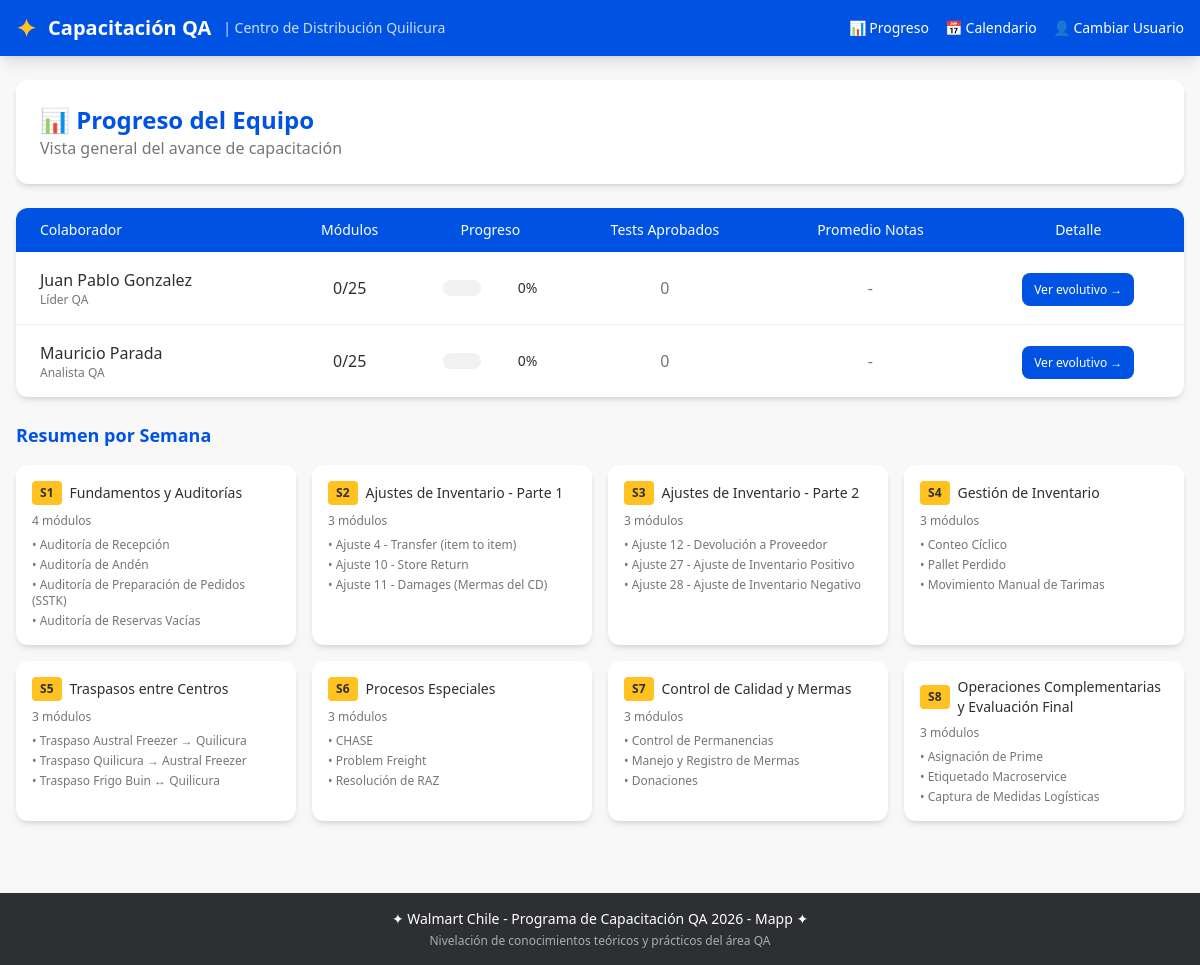
/admin/progreso, run on the app's committed database.
### tables this page shows
CREATE TABLE colaboradores (
                id INTEGER PRIMARY KEY AUTOINCREMENT,
                nombre TEXT NOT NULL,
                rut TEXT UNIQUE NOT NULL,
                cargo TEXT DEFAULT 'Analista QA',
                fecha_ingreso TEXT DEFAULT (date('now')),
                activo INTEGER DEFAULT 1
            );

### routes/admin.py (the view)
@router.get("/admin/progreso", response_class=HTMLResponse)
async def panel_progreso(request: Request):
    db = await get_db()
    colaboradores = await db.execute_fetchall(
        "SELECT * FROM colaboradores WHERE activo=1 ORDER BY nombre"
    )
    all_modules = get_all_modules()
    total_modulos = len(all_modules)
    team_progress = []
    for col in colaboradores:
        progreso = await db.execute_fetchall(
            "SELECT modulo_id, completado FROM progreso_modulos WHERE colaborador_id=?",
            (col[0],),
        )
        completados = sum(1 for p in progreso if p[1] == 1)
        tests = await db.execute_fetchall(
            "SELECT modulo_id, MAX(porcentaje) as mejor, aprobado FROM resultados_test WHERE colaborador_id=? GROUP BY modulo_id",
            (col[0],),
        )
        aprobados = sum(1 for t in tests if t[2] == 1)
        promedio_notas = round(sum(t[1] for t in tests) / len(tests)) if tests else 0
        team_progress.append({
            "colaborador": col,
            "completados": completados,
            "total": total_modulos,
            "porcentaje": round((completados / total_modulos) * 100) if total_modulos else 0,
            "tests_aprobados": aprobados,
            "promedio_notas": promedio_notas,
        })
    await db.close()
    return templates.TemplateResponse("admin_progress.html", {
        "request": request,
        "team_progress": team_progress,
        "weeks": WEEKS,
        "total_modulos": total_modulos,
    })

### templates/admin_progress.html (shortened to what this page needs)
{% extends "base.html" %}
{% block content %}
<div class="fade-in">
    <div class="bg-white rounded-xl shadow-md p-6 mb-6">
        <h1 class="text-2xl font-bold text-walmart-blue">📊 Progreso del Equipo</h1>
        <p class="text-walmart-gray-100">Vista general del avance de capacitación</p>
    </div>
    {% if team_progress %}
    <div class="bg-white rounded-xl shadow-md overflow-hidden mb-6">
        <div class="overflow-x-auto">
            <table class="w-full">
                <thead>
                    <tr class="bg-walmart-blue text-white">
                        <th class="px-6 py-3 text-left text-sm font-medium" scope="col">Colaborador</th>
                        <th class="px-6 py-3 text-center text-sm font-medium" scope="col">Módulos</th>
                        <th class="px-6 py-3 text-center text-sm font-medium" scope="col">Progreso</th>
                        <th class="px-6 py-3 text-center text-sm font-medium" scope="col">Tests Aprobados</th>
                        <th class="px-6 py-3 text-center text-sm font-medium" scope="col">Promedio Notas</th>
                        <th class="px-6 py-3 text-center text-sm font-medium" scope="col">Detalle</th>
                    </tr>
                </thead>
                <tbody class="divide-y divide-walmart-gray-10">
                    {% for item in team_progress %}
                    <tr class="hover:bg-walmart-gray-5 transition-colors">
                        <td class="px-6 py-4">
                            <div>
                                <p class="font-medium">{{ item.colaborador[1] }}</p>
                                <p class="text-xs text-walmart-gray-100">{{ item.colaborador[3] }}</p>
                            </div>
                        </td>
                        <td class="px-6 py-4 text-center">{{ item.completados }}/{{ item.total }}</td>
                        <td class="px-6 py-4">
                            <div class="flex items-center gap-2">
                                <div class="flex-1 bg-walmart-gray-10 rounded-full h-4" role="progressbar"
                                     aria-valuenow="{{ item.porcentaje }}" aria-valuemin="0" aria-valuemax="100">
                                </div>
                                <span class="text-sm font-medium w-12 text-right">{{ item.porcentaje }}%</span>
                            </div>
                        </td>
                        <td class="px-6 py-4 text-center">
                            <span class="{% if item.tests_aprobados > 0 %}text-walmart-green{% else %}text-walmart-gray-100{% endif %} font-medium">
                                {{ item.tests_aprobados }}
                            </span>
                        </td>
                        <td class="px-6 py-4 text-center">
                            {% if item.promedio_notas > 0 %}
                                <span class="{% if item.promedio_notas >= 70 %}text-walmart-green{% else %}text-walmart-red{% endif %} font-bold">
                                    {{ item.promedio_notas }}%
                                </span>
                            {% else %}
                                <span class="text-walmart-gray-100">-</span>
                            {% endif %}
                        </td>
                        <td class="px-6 py-4 text-center">
                            <a href="/admin/progreso/{{ item.colaborador[0] }}"
                               class="bg-walmart-blue text-white text-xs px-3 py-2 rounded-lg hover:bg-walmart-blue-hover transition-colors focus:ring-2 focus:ring-offset-2 focus:ring-walmart-blue"
                               aria-label="Ver evolutivo de {{ item.colaborador[1] }}">
                                Ver evolutivo →
                            </a>
                        </td>
                    </tr>
                    {% endfor %}
                </tbody>
            </table>
        </div>
    </div>
    <h2 class="text-lg font-bold text-walmart-blue mb-4">Resumen por Semana</h2>
    <div class="grid md:grid-cols-2 lg:grid-cols-4 gap-4">
        {% for week in weeks %}
        <div class="bg-white rounded-xl shadow-md p-4">
            <div class="flex items-center gap-2 mb-2">
                <span class="bg-walmart-spark text-walmart-gray-160 px-2 py-1 rounded text-xs font-bold">S{{ week.semana }}</span>
                <h3 class="text-sm font-medium">{{ week.titulo }}</h3>
            </div>
            <p class="text-xs text-walmart-gray-100">{{ week.modulos|length }} módulos</p>
            <ul class="mt-2 space-y-1">
                {% for mod in week.modulos %}
                <li class="text-xs text-walmart-gray-100">• {{ mod.nombre }}</li>
                {% endfor %}
            </ul>
        </div>
        {% endfor %}
    </div>
    {% else %}
    <div class="bg-white rounded-xl shadow-md p-12 text-center">
        <p class="text-walmart-gray-100 text-lg">No hay colaboradores registrados aún.</p>
        <a href="/" class="text-walmart-blue hover:underline mt-2 inline-block">Ir al registro →</a>
    </div>
    {% endif %}
</div>
{% endblock %}

### templates/base.html (style rules this page uses)
.fade-in { animation: fadeIn 0.3s ease-out; }

### data on the page
colaboradores: nombre "Juan Pablo Gonzalez", cargo "Líder QA"
colaboradores: nombre "Mauricio Parada", cargo "Analista QA"

### other printed values
{{ item.completados }} "0" "0"
{{ item.total }} "25" "25"
{{ item.porcentaje }} "0" "0"
{{ item.tests_aprobados }} "0" "0"
{{ week.semana }} "1" "2" "3" "4" "5" "6" "7" "8"
{{ week.titulo }} "Fundamentos y Auditorías" "Ajustes de Inventario - Parte 1" "Ajustes de Inventario - Parte 2" "Gestión de Inventario" "Traspasos entre Centros" "Procesos Especiales" "Control de Calidad y Mermas" "Operaciones Complementarias y Evaluación Final"
{{ week.modulos|length }} "4" "3" "3" "3" "3" "3" "3" "3"
{{ mod.nombre }} "Auditoría de Recepción" "Auditoría de Andén" "Auditoría de Preparación de Pedidos (SSTK)" "Auditoría de Reservas Vacías" "Ajuste 4 - Transfer (item to item)" "Ajuste 10 - Store Return" "Ajuste 11 - Damages (Mermas del CD)" "Ajuste 12 - Devolución a Proveedor" "Ajuste 27 - Ajuste de Inventario Positivo" "Ajuste 28 - Ajuste de Inventario Negativo" "Conteo Cíclico" "Pallet Perdido" "Movimiento Manual de Tarimas" "Traspaso Austral Freezer → Quilicura" "Traspaso Quilicura → Austral Freezer" "Traspaso Frigo Buin ↔ Quilicura" "CHASE" "Problem Freight" "Resolución de RAZ" "Control de Permanencias" "Manejo y Registro de Mermas" "Donaciones" "Asignación de Prime" "Etiquetado Macroservice" "Captura de Medidas Logísticas"
